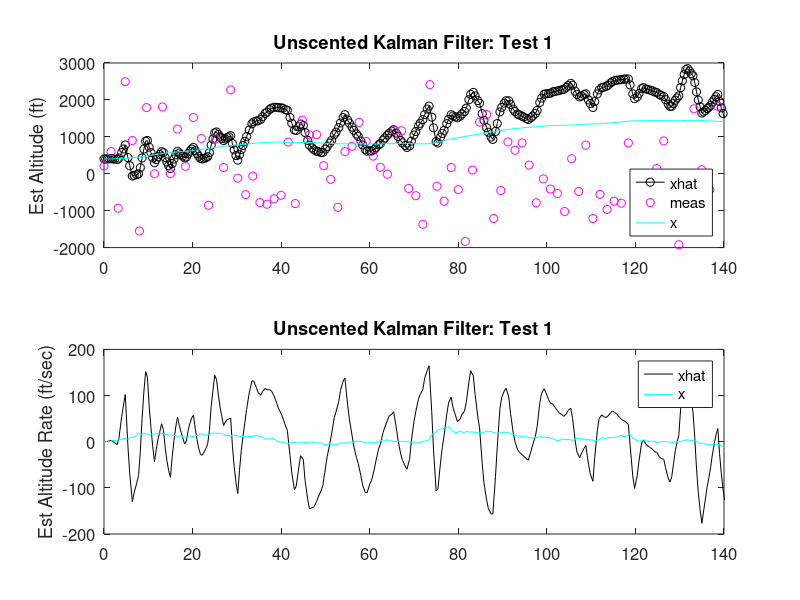
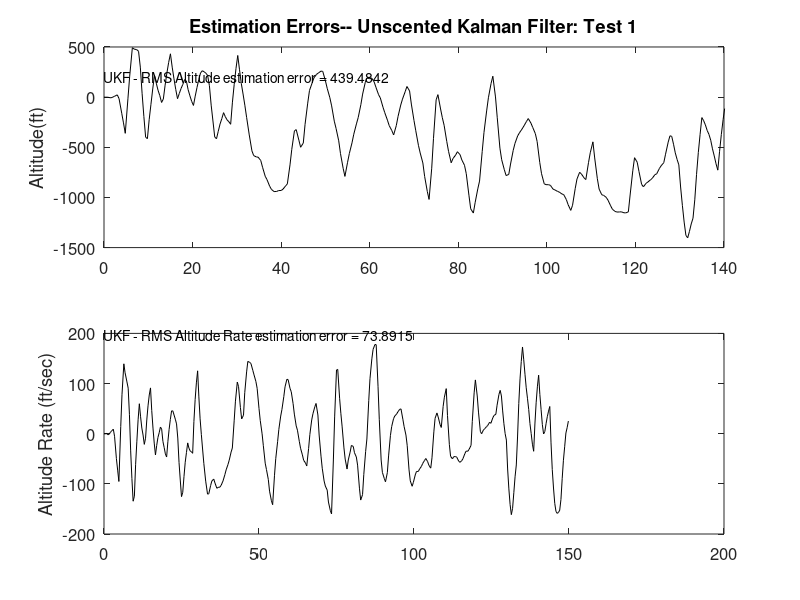

MATLAB code to generate these figures, in order:
clear all; close all;clc;
%% AE6505 Final Project -- Apollo 11 Final Descent: Unscented Kalman Filter
% Use of an UKF to improve estimates of the true altitude from unreliable
% proximity sensor data
% Author: Erin McNeil
% Date: 4-25-2024

%% Choose Noisy Sensor Test Case to Run
method = 'Test 1'; %%%%SELECT TEST CASE%%%%

%% Load Digitized Data to Workspace
load('Time_A_trunc.mat');
load('Alt_trunc.mat');

load('Time_P_trunc.mat');
load('Pitch_trunc.mat');

load('Time_RA_trunc.mat');
load('RangeAccel_trunc.mat');


Altitude = Alt_trunc; %ft
RangeAccel = RangeAccel_trunc; %ft/sec^2
Pitch = Pitch_trunc*(pi/180); %rad

%% parameter inputs
g = 5.315; %gravity (ft/sec^2)

%% noise and covariance matrices
R = 1000; % Measurement noise covariance
P = eye(2)*1; % Initial state estimation covariance
Pukfs = P;
Q = eye(2)*1; %process noise

%% initial state  
x = [400; ... %altitude (ft)
    0.5;... %altitude rate (ft/sec)
    ]; % Initial state x0
xhatukfs = x;

y_meas = 400;

%% Iterations
dt = 0.2;
tf = 150;
N = length(x);
dtt = 0.005;
T = 0.2; % measurement time step

dtPlot = dt; % How often to plot results
tPlot = -inf;
tMeas = -inf;

% Initialize arrays for plotting at the end of the program
tArray = [];
xArray = [];
y_meaArr = [];
tMArray = [];
xhatukfsArray = [];

Ws = ones(2*N,1) / 2 / N; % standard UKF weights W = 1/2n

stp = 0;
iter = 0;
for t = 0 : dt : tf
    iter = iter + 1;
    
    if t >= tPlot + dtPlot
        % Save data for plotting
        tPlot = t + dtPlot - eps;
        tArray = [tArray t];
        xArray = [xArray x];
        xhatukfsArray = [xhatukfsArray xhatukfs];
    end
    
    Range_Accel_ = RangeAccel(iter);
    Pitch_ = Pitch(iter);
    
    u = (-Range_Accel_/tan(Pitch_)) - g;
    x(1) = x(1) + x(2)*dt + (u*dt)/2;
    x(2) = x(2) + u*dt;
    x = [x(1);x(2)] + diag(sqrt(Q)*randn);
    
    y_comp = x(1) + sqrt(R)*randn; %Altitude (ft)
    
    %% Test Cases for Variable Measurement Noise
    
    switch (method)
      case 'Test 1'
      dtMeas = 0.8; %%%%UPDATE RATE%%%%
        if t >= tMeas + dtMeas 
            tMeas = t + dtMeas - eps;
                Noise = 1000; %%%%MAGNITUDE%%%%
                deg = 0; %%%%FREQUENCY%%%%
                y_meas = Altitude(iter)+ (Noise*cos(deg*t)*randn);
            y_meaArr = [y_meaArr y_meas];
            tMArray = [tMArray t];
        end
      case 'Test 2'
      dtMeas = 1.5; %%%%UPDATE RATE%%%%
        if t >= tMeas + dtMeas 
            tMeas = t + dtMeas - eps;
                Noise = 1000; %%%%MAGNITUDE%%%%
                deg = 0; %%%%FREQUENCY%%%%
                y_meas = Altitude(iter)+ (Noise*cos(deg*t)*randn);
            y_meaArr = [y_meaArr y_meas];
            tMArray = [tMArray t];
        end
      case 'Test 3'
      dtMeas = 0.8; %%%%UPDATE RATE%%%%
        if t >= tMeas + dtMeas 
            tMeas = t + dtMeas - eps;
                Noise = 1000; %%%%MAGNITUDE%%%%
                deg = 50; %%%%FREQUENCY%%%%
                y_meas = Altitude(iter)+ (Noise*cos(deg*t)*randn);
            y_meaArr = [y_meaArr y_meas];
            tMArray = [tMArray t];
        end
      case 'Test 4'
      dtMeas = 1.5; %%%%UPDATE RATE%%%%
        if t >= tMeas + dtMeas 
            tMeas = t + dtMeas - eps;
                Noise = 1000; %%%%MAGNITUDE%%%%
                deg = 50; %%%%FREQUENCY%%%%
                y_meas = Altitude(iter)+ (Noise*cos(deg*t)*randn);
            y_meaArr = [y_meaArr y_meas];
            tMArray = [tMArray t];
        end
      case 'Test 5'
      dtMeas = 0.8; %%%%UPDATE RATE%%%%
        if t >= tMeas + dtMeas 
            tMeas = t + dtMeas - eps;
                Noise = 1000; %%%%MAGNITUDE%%%%
                deg = 5; %%%%FREQUENCY%%%%
                y_meas = Altitude(iter)+ (Noise*cos(deg*t)*randn);
            y_meaArr = [y_meaArr y_meas];
            tMArray = [tMArray t];
        end
      case 'Test 6'
      dtMeas = 0.8; %%%%UPDATE RATE%%%%
        if t >= tMeas + dtMeas 
            tMeas = t + dtMeas - eps;
                Noise = 1000; %%%%MAGNITUDE%%%%
                deg = 25; %%%%FREQUENCY%%%%
                y_meas = Altitude(iter)+ (Noise*cos(deg*t)*randn);
            y_meaArr = [y_meaArr y_meas];
            tMArray = [tMArray t];
        end
      case 'Test 7'
      dtMeas = 0.8; %%%%UPDATE RATE%%%%
        if t >= tMeas + dtMeas 
            tMeas = t + dtMeas - eps;
                Noise = 1000; %%%%MAGNITUDE%%%%
                deg = 500; %%%%FREQUENCY%%%%
                y_meas = Altitude(iter)+ (Noise*cos(deg*t)*randn);
            y_meaArr = [y_meaArr y_meas];
            tMArray = [tMArray t];
        end
      case 'Test 8'
      dtMeas = 0.8; %%%%UPDATE RATE%%%%
        if t >= tMeas + dtMeas 
            tMeas = t + dtMeas - eps;
                Noise = 100; %%%%MAGNITUDE%%%%
                deg = 5; %%%%FREQUENCY%%%%
                y_meas = Altitude(iter)+ (Noise*cos(deg*t)*randn);
            y_meaArr = [y_meaArr y_meas];
            tMArray = [tMArray t];
        end
      case 'Test 9'
      dtMeas = 0.8; %%%%UPDATE RATE%%%%
        if t >= tMeas + dtMeas 
            tMeas = t + dtMeas - eps;
                Noise = 5000; %%%%MAGNITUDE%%%%
                deg = 5; %%%%FREQUENCY%%%%
                y_meas = Altitude(iter)+ (Noise*cos(deg*t)*randn);
            y_meaArr = [y_meaArr y_meas];
            tMArray = [tMArray t];
        end
      case 'Test 10'
      dtMeas = 0.8; %%%%UPDATE RATE%%%%
        if t >= tMeas + dtMeas 
            tMeas = t + dtMeas - eps;
                Noise = 7000; %%%%MAGNITUDE%%%%
                deg = 5; %%%%FREQUENCY%%%%
                y_meas = Altitude(iter)+ (Noise*cos(deg*t)*randn);
            y_meaArr = [y_meaArr y_meas];
            tMArray = [tMArray t];
        end
      case 'WORST CASE'
      dtMeas = 1.5; %%%%UPDATE RATE%%%%
        if t >= tMeas + dtMeas 
            tMeas = t + dtMeas - eps;
            Noise = 7000; %%%%MAGNITUDE%%%%
            deg = 500; %%%%FREQUENCY%%%%
            if (100 < t) && (t < 140)
                y_meas = y_meas; %%%%STALE DATA%%%%
            elseif (75 < t) && (t < 100)
                y_meas = Altitude(iter)+ (Noise*cos(deg*t)*randn);
            elseif (50 < t) && (t < 75)
                y_meas = y_meas; %%%%STALE DATA%%%%
            elseif (0 < t) && (t < 50)
                y_meas = Altitude(iter)+ (Noise*cos(deg*t)*randn);
            else
                y_meas = y_meas; %%%%STALE DATA%%%%
            end
            y_meaArr = [y_meaArr y_meas];
            tMArray = [tMArray t];
        end
        
      otherwise
        %do nothing
    end
     
   %% Start of standard UKF - generate the UKF sigma points.
    [root,p] = chol(N*Pukfs); %sqrt(n*P) 
    for i = 1 : N
        sigmas(:,i) = xhatukfs + root(i,:)'; %xhatsigma = xhat + xtilde
        sigmas(:,i+N) = xhatukfs - root(i,:)'; %xhatsigma = xhat - xtilde
    end
    for i = 1 : 2*N
        xbreve(:,i) = sigmas(:,i); %collect the sigmas into xbreve's
    end
    % Standard UKF time update (Eqn 14.59)
    for i = 1 : 2*N
        for tau = dtt : dtt : T
            u = (-Range_Accel_/tan(Pitch_)) - g;
            xbreve(1,i) = xbreve(1,i) + xbreve(2,i)*dtt + (u*dtt)/2;
            xbreve(2,i) = xbreve(2,i) + u*dtt;
            xbreve(:,i) = [xbreve(1,i);xbreve(2,i)];
        end
    end
    %Eqn 14.60
    xhatukfs = zeros(N,1);
    for i = 1 : 2*N
        xhatukfs = xhatukfs + Ws(i) * xbreve(:,i); %(Eqn. 14.60)
    end
    %Eqn 14.61
    Pukfs = Q;
    for i = 1 : 2*N
        Pukfs = Pukfs + Ws(i) * (xbreve(:,i) - xhatukfs) * (xbreve(:,i) - xhatukfs)';
    end
        
    % generate the UKF sigma points.
    [root,p] = chol(N*Pukfs); %sqrt(n*P) (Eqn 14.62)
    for i = 1 : N
        sigmas(:,i) = xhatukfs + root(i,:)'; %xhatsigma = xhat + xtilde
        sigmas(:,i+N) = xhatukfs - root(i,:)'; %xhatsigma = xhat - xtilde
    end
    for i = 1 : 2*N
        xbreve(:,i) = sigmas(:,i); %collect the sigmas into breve's
    end
    
     %Eqn 14.63
    for i = 1 : 2*N
        yukf = xbreve(1,i); %Range (ft)
        zukf(:,i) = ((y_meas + y_comp)/2 - yukf);
    end
    %Eqn 14.64
    zhat = 0;
    for i = 1 : 2*N
        zhat = zhat + Ws(i) * zukf(:,i);
    end
    %Eqn 14.65 and 66
    Py = R;
    Pxy = zeros(N,1);
    for i = 1 : 2*N
        Py = Py + Ws(i) * (zukf(:,i) - [zhat]) * (zukf(:,i) - [zhat])';
        Pxy = Pxy + Ws(i) * (xbreve(:,i) - xhatukfs) * (zukf(:,i) - [zhat])';
    end
    %Eqn 14.67
    Kukf = Pxy * inv(Py); 
%     xhatukfs = xhatukfs + Kukf * ((y_meas - y_comp)/2 - [zhat]); %follows sim prop more closely
    xhatukfs = xhatukfs + Kukf * ((y_meas - y_comp) - [zhat]); %follows measurements more closely
    Pukfs = Pukfs - Kukf * Py * Kukf';
end

%% Plots

p1 = figure(1);
subplot(2,1,1);
plot(tArray, xhatukfsArray(1,:),'k-o');
hold on
plot(tMArray, y_meaArr,'mo');
plot(tArray, xArray(1,:),'c-');
title(['Unscented Kalman Filter: ',method], 'FontSize', 12);
set(gca,'FontSize',12); set(gcf,'Color','White');
ylabel('Est Altitude (ft)');
legend('xhat','meas','x','Location','SouthEast');
xlim([0,140]);

subplot(2,1,2);
plot(tArray, xhatukfsArray(2,:),'k-');
hold on
plot(tArray, xArray(2,:),'c-');
title(['Unscented Kalman Filter: ',method], 'FontSize', 12);
set(gca,'FontSize',12); set(gcf,'Color','White');
ylabel('Est Altitude Rate (ft/sec)');
legend('xhat','x');
xlim([0,140]);

AltErr = std(xArray(1,:) - xhatukfsArray(1,:));
disp(['UKF - RMS Altitude estimation error = ', num2str(AltErr)]);

AltdotErr = std(xArray(2,:) - xhatukfsArray(2,:));
disp(['UKF - RMS Altitude Rate estimation error = ', num2str(AltdotErr)]);

% state estimate errors
p2 = figure(2);
subplot(2,1,1);
plot(tArray, xArray(1,:) - xhatukfsArray(1,:),'k-');
title(['Estimation Errors-- Unscented Kalman Filter: ',method]);
set(gca,'FontSize',12); set(gcf,'Color','White');
ylabel('Altitude(ft)');
xlim([0,140]);
text(min(xlim),max(ylim)-300,['UKF - RMS Altitude estimation error = ', num2str(AltErr)]);

subplot(2,1,2);
plot(tArray, xArray(2,:) - xhatukfsArray(2,:),'k-');
set(gca,'FontSize',12); set(gcf,'Color','White');
ylabel('Altitude Rate (ft/sec)');
text(min(xlim),max(ylim)-3,['UKF - RMS Altitude Rate estimation error = ', num2str(AltdotErr)]);


saveas(p1,['UKF_state_estimates_',method,'.png']);
saveas(p2,['UKF_state_estimate_errors_',method,'.png']);